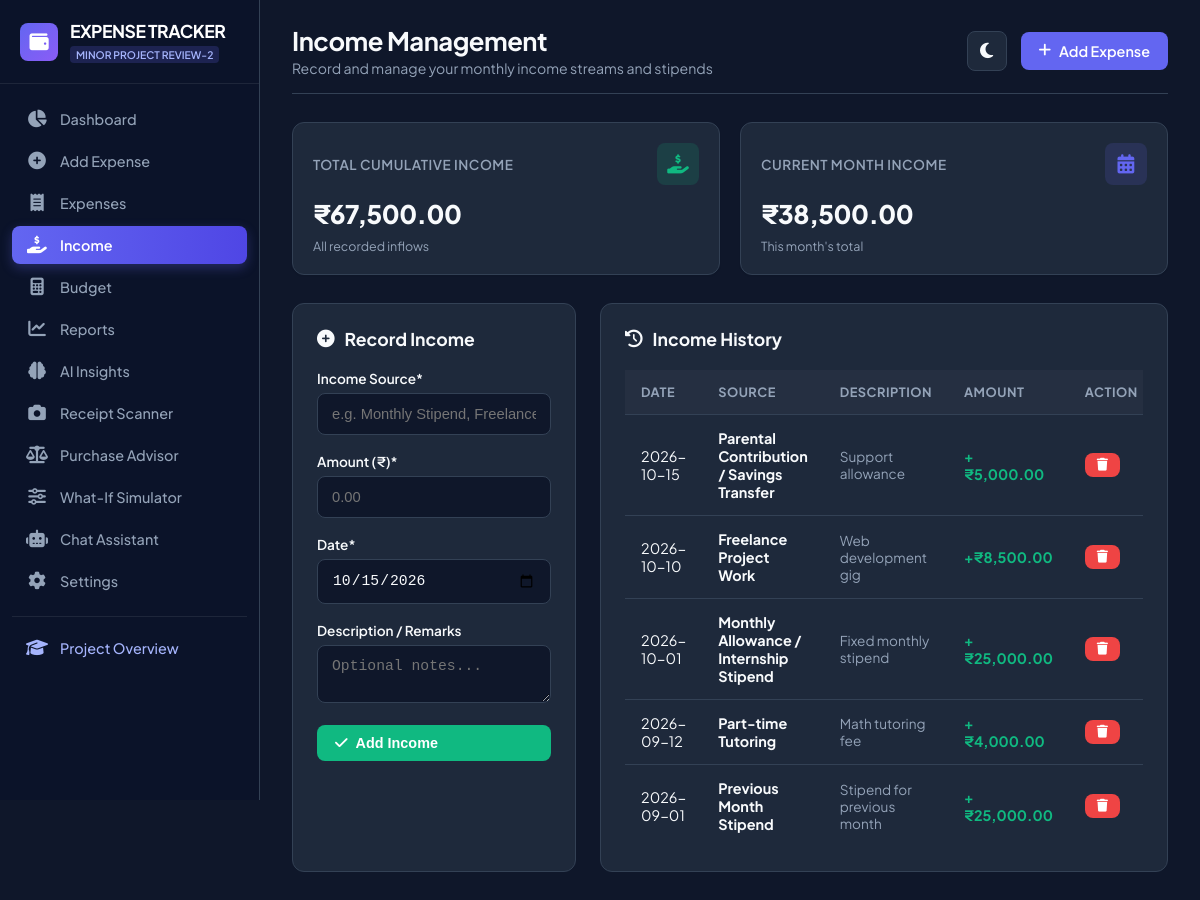
Page /income on the committed database.
### tables this page shows
CREATE TABLE user_settings (
    key TEXT PRIMARY KEY,
    value TEXT NOT NULL
);

CREATE TABLE income (
    id INTEGER PRIMARY KEY AUTOINCREMENT,
    source TEXT NOT NULL,
    amount REAL NOT NULL,
    date TEXT NOT NULL,
    description TEXT,
    created_at TIMESTAMP DEFAULT CURRENT_TIMESTAMP
);

### routes/income.py (the view, shortened to what this page needs)
@income_bp.route('/income', methods=['GET', 'POST'])
def manage_income():
    conn = get_db_connection()
    cursor = conn.cursor()
    cursor.execute("SELECT * FROM income ORDER BY date DESC, id DESC")
    incomes = [dict(row) for row in cursor.fetchall()]
    cursor.execute("SELECT COALESCE(SUM(amount), 0) FROM income")
    total_income = cursor.fetchone()[0]
    current_month_str = datetime.now().strftime('%Y-%m')
    cursor.execute("SELECT COALESCE(SUM(amount), 0) FROM income WHERE strftime('%Y-%m', date) = ?", (current_month_str,))
    monthly_income = cursor.fetchone()[0]
    conn.close()
    today_str = datetime.now().strftime('%Y-%m-%d')
    return render_template(
        'income.html',
        incomes=incomes,
        total_income=total_income,
        monthly_income=monthly_income,
        today_str=today_str
    )

### database/database.py (called while the page is built)
def get_db_connection():
    conn = sqlite3.connect(Config.DATABASE_PATH)
    conn.row_factory = sqlite3.Row
    return conn

### templates/income.html (shortened to what this page needs)
{% extends "base.html" %}
{% block header_title %}Income Management{% endblock %}
{% block header_subtitle %}Record and manage your monthly income streams and stipends{% endblock %}
{% block content %}
<div class="stats-grid">
    <div class="stat-card">
        <div class="stat-card-header">
            <span class="stat-title">Total Cumulative Income</span>
            <div class="stat-icon icon-income"><i class="fas fa-hand-holding-usd"></i></div>
        </div>
        <div class="stat-value">{{ currency_symbol }}{{ "{:,.2f}".format(total_income) }}</div>
        <div class="stat-footer">All recorded inflows</div>
    </div>
    <div class="stat-card">
        <div class="stat-card-header">
            <span class="stat-title">Current Month Income</span>
            <div class="stat-icon icon-balance"><i class="fas fa-calendar-alt"></i></div>
        </div>
        <div class="stat-value">{{ currency_symbol }}{{ "{:,.2f}".format(monthly_income) }}</div>
        <div class="stat-footer">This month's total</div>
    </div>
</div>
<div class="charts-grid" style="grid-template-columns: 1fr 2fr;">
    <div class="table-card">
        <div class="card-title" style="margin-bottom: 20px;"><i class="fas fa-plus-circle text-success"></i> Record Income</div>
        <form method="POST" action="{{ url_for('income.manage_income') }}">
            <div class="form-group">
                <label class="form-label">Income Source*</label>
                <input type="text" name="source" class="form-control" placeholder="e.g. Monthly Stipend, Freelance, Allowance" required>
            </div>
            <div class="form-group">
                <label class="form-label">Amount ({{ currency_symbol }})*</label>
                <input type="number" step="0.01" min="0.01" name="amount" class="form-control" placeholder="0.00" required>
            </div>
            <div class="form-group">
                <label class="form-label">Date*</label>
                <input type="date" name="date" class="form-control" value="{{ today_str }}" required>
            </div>
            <div class="form-group">
                <label class="form-label">Description / Remarks</label>
                <textarea name="description" class="form-control" rows="2" placeholder="Optional notes..."></textarea>
            </div>
            <button type="submit" class="btn btn-success" style="width: 100%;"><i class="fas fa-check"></i> Add Income</button>
        </form>
    </div>
    <div class="table-card">
        <div class="card-title" style="margin-bottom: 20px;"><i class="fas fa-history text-primary"></i> Income History</div>
        <div class="custom-table-wrapper">
            <table class="custom-table">
                <thead>
                    <tr>
                        <th>Date</th>
                        <th>Source</th>
                        <th>Description</th>
                        <th>Amount</th>
                        <th>Action</th>
                    </tr>
                </thead>
                <tbody>
                    {% if incomes %}
                        {% for inc in incomes %}
                        <tr>
                            <td>{{ inc.date }}</td>
                            <td><strong>{{ inc.source }}</strong></td>
                            <td style="color: var(--text-muted); font-size: 0.85rem;">{{ inc.description if inc.description else '-' }}</td>
                            <td style="font-weight: 700; color: var(--accent-success);">+{{ currency_symbol }}{{ "{:,.2f}".format(inc.amount) }}</td>
                            <td>
                                <form method="POST" action="{{ url_for('income.delete_income', income_id=inc.id) }}" style="display: inline;" onsubmit="return confirm('Delete this income record?');">
                                    <button type="submit" class="btn btn-danger btn-sm"><i class="fas fa-trash"></i></button>
                                </form>
                            </td>
                        </tr>
                        {% endfor %}
                    {% else %}
                        <tr>
                            <td colspan="5" style="text-align: center; color: var(--text-muted); padding: 30px;">No income records found.</td>
                        </tr>
                    {% endif %}
                </tbody>
            </table>
        </div>
    </div>
</div>
{% endblock %}

### static/css/style.css (style rules this page uses)
:root { --bg-primary: #0f172a; --bg-secondary: #1e293b; --bg-card: #1e293b; --bg-card-hover: #334155; --bg-sidebar: #0b1329; --border-color: #334155; --text-main: #f8fafc; --text-muted: #94a3b8; --text-inverse: #0f172a; --accent-primary: #6366f1; --accent-primary-hover: #4f46e5; --accent-success: #10b981; --accent-warning: #f59e0b; --accent-danger: #ef4444; --accent-info: #06b6d4; --shadow-sm: 0 1px 2px 0 rgba(0, 0, 0, 0.05); --shadow-md: 0 4px 6px -1px rgba(0, 0, 0, 0.3), 0 2px 4px -1px rgba(0, 0, 0, 0.1); --shadow-lg: 0 10px 15px -3px rgba(0, 0, 0, 0.4), 0 4px 6px -2px rgba(0, 0, 0, 0.2); --radius-sm: 8px; --radius-md: 12px; --radius-lg: 16px; --transition: all 0.25s cubic-bezier(0.4, 0, 0.2, 1); }
* { margin: 0; padding: 0; box-sizing: border-box; }
body { font-family: 'Plus Jakarta Sans', 'Inter', -apple-system, BlinkMacSystemFont, sans-serif; background-color: var(--bg-primary); color: var(--text-main); display: flex; min-height: 100vh; overflow-x: hidden; }
.btn { display: inline-flex; align-items: center; gap: 8px; padding: 10px 18px; border-radius: var(--radius-sm); font-size: 0.9rem; font-weight: 600; cursor: pointer; border: none; transition: var(--transition); text-decoration: none; }
.btn-success { background-color: var(--accent-success); color: #ffffff; }
.btn-danger { background-color: var(--accent-danger); color: #ffffff; }
.btn-sm { padding: 6px 12px; font-size: 0.8rem; }
.stats-grid { display: grid; grid-template-columns: repeat(auto-fit, minmax(220px, 1fr)); gap: 20px; margin-bottom: 28px; }
.stat-card { background-color: var(--bg-card); border: 1px solid var(--border-color); border-radius: var(--radius-md); padding: 20px; position: relative; overflow: hidden; transition: var(--transition); box-shadow: var(--shadow-sm); }
.stat-card-header { display: flex; justify-content: space-between; align-items: center; margin-bottom: 12px; }
.stat-title { font-size: 0.85rem; font-weight: 600; color: var(--text-muted); text-transform: uppercase; letter-spacing: 0.5px; }
.stat-icon { width: 42px; height: 42px; border-radius: var(--radius-sm); display: flex; align-items: center; justify-content: center; font-size: 1.2rem; }
.icon-income { background: rgba(16, 185, 129, 0.15); color: var(--accent-success); }
.icon-balance { background: rgba(99, 102, 241, 0.15); color: var(--accent-primary); }
.stat-value { font-size: 1.6rem; font-weight: 800; color: var(--text-main); letter-spacing: -0.5px; }
.stat-footer { font-size: 0.78rem; color: var(--text-muted); margin-top: 8px; }
.charts-grid { display: grid; grid-template-columns: repeat(auto-fit, minmax(400px, 1fr)); gap: 24px; margin-bottom: 28px; }
.card-title { font-size: 1.1rem; font-weight: 700; display: flex; align-items: center; gap: 10px; }
.table-card { background-color: var(--bg-card); border: 1px solid var(--border-color); border-radius: var(--radius-md); padding: 24px; margin-bottom: 28px; overflow: hidden; }
.custom-table-wrapper { overflow-x: auto; }
.custom-table { width: 100%; border-collapse: collapse; text-align: left; }
.custom-table th { padding: 14px 16px; background-color: rgba(255, 255, 255, 0.03); color: var(--text-muted); font-size: 0.8rem; font-weight: 700; text-transform: uppercase; letter-spacing: 0.5px; border-bottom: 1px solid var(--border-color); }
.custom-table td { padding: 14px 16px; border-bottom: 1px solid var(--border-color); font-size: 0.9rem; vertical-align: middle; }
.custom-table tr:last-child td { border-bottom: none; }
.form-group { margin-bottom: 18px; }
.form-label { display: block; font-size: 0.85rem; font-weight: 600; margin-bottom: 6px; color: var(--text-main); }
.form-control { width: 100%; padding: 12px 14px; background-color: var(--bg-primary); border: 1px solid var(--border-color); border-radius: var(--radius-sm); color: var(--text-main); font-size: 0.92rem; outline: none; transition: var(--transition); }

### rows in the picture
income: date "2026-10-15", source "Parental Contribution / Savings Transfer", description "Support allowance", currency_symbol "₹", amount "5,000.00"
income: date "2026-10-10", source "Freelance Project Work", description "Web development gig", currency_symbol "₹", amount "8,500.00"
income: date "2026-10-01", source "Monthly Allowance / Internship Stipend", description "Fixed monthly stipend", currency_symbol "₹", amount "25,000.00"
income: date "2026-09-12", source "Part-time Tutoring", description "Math tutoring fee", currency_symbol "₹", amount "4,000.00"
income: date "2026-09-01", source "Previous Month Stipend", description "Stipend for previous month", currency_symbol "₹", amount "25,000.00"

### other values in the picture
{{ currency_symbol }} "₹"
{{ "{:,.2f}".format(total_income) }} "67,500.00"
{{ "{:,.2f}".format(monthly_income) }} "38,500.00"
